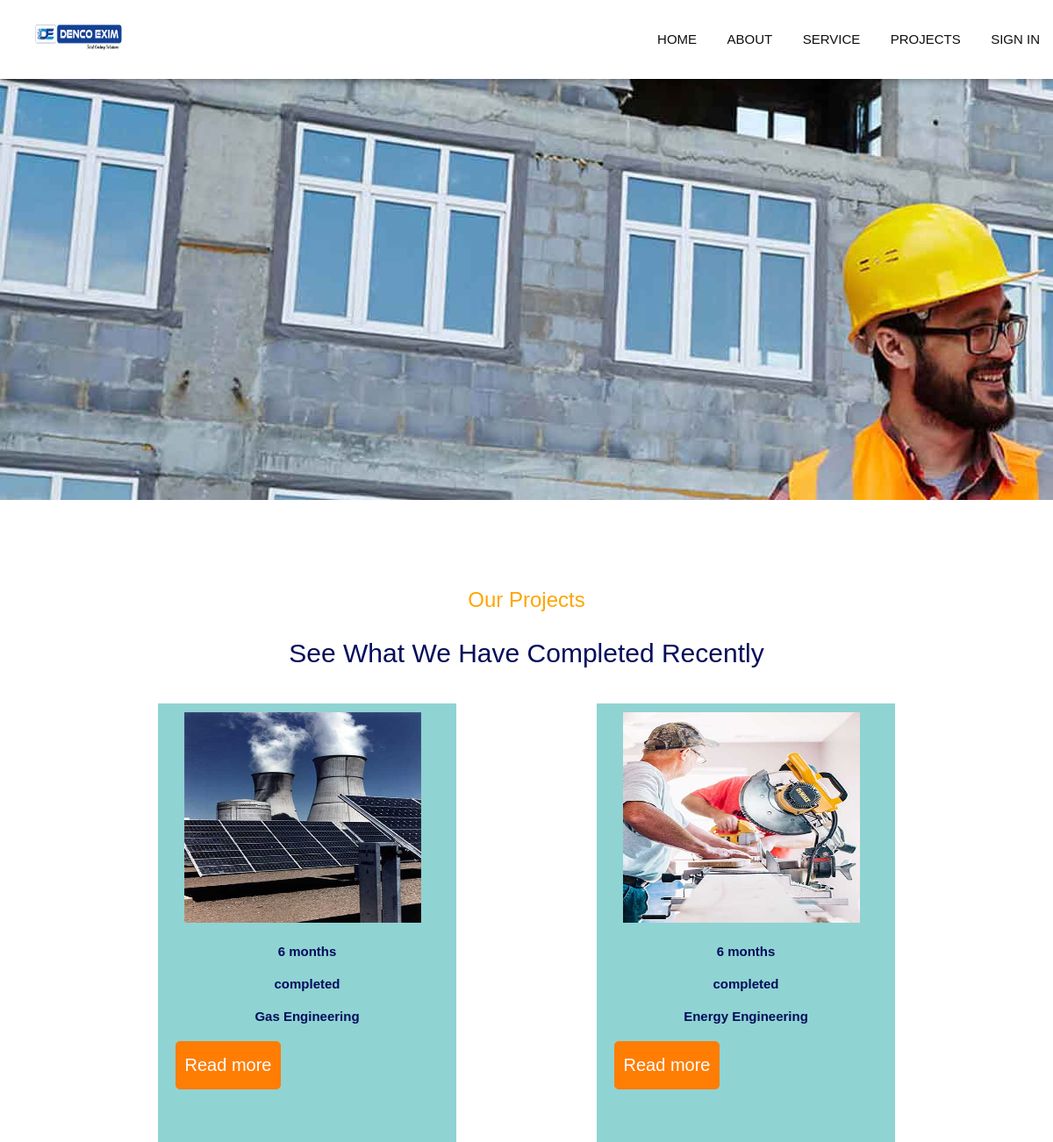
Screenshot of /project with the database file from the repository.
### jobapp/models.py (models this page shows)
class Projects(models.Model):
    name = models.CharField(max_length=250)
    project_image = models.FileField()
    description = models.CharField(max_length=500)
    duration = models.CharField(max_length=200)
    status = models.CharField(max_length=100)

### jobapp/views.py (the view)
# urls.py: path('project', views.project, name='project'),
def project(request):
    a=Projects.objects.all()
    g={
        'pass':a
    }
    return render(request,'project.html',g)

### templates/project.html (shortened to what this page needs)
<!DOCTYPE html>
<html lang="en">
{%load static%}
<head>
    <link rel="stylesheet" href="{% static 'style.css' %}">
</head>
<body>
<section>
    <nav>
    <div class="logo">
        <img src="{% static 'den.jpg'%}" alt="">
    </div>
          <ul>
            <li><a href="home">HOME</a></li>
            <li><a href="about">ABOUT</a></li>
            <li><a href="service">SERVICE</a></li>
            <li><a href="project">PROJECTS</a></li>
            <li><a href="log">SIGN IN</a></li>
           </ul>
        </nav>
</section>
<div class="collect">
    <div class="pro">
            <img src="{% static 'pic1.jpg'%}">
        </div>
    <h2>Our Projects</h2>
    <h1>See What We Have Completed Recently</h1>
    <div class="row">
        {% for i in pass%}
        <div class="cover">
            <img src="{{i.project_image.url}}">
            <h5 >{{i.duration}}</h5>
            <h5>{{i.status}}</h5>
            <h5 class="name">{{i.name}}</h5>
            <button class="swi">Read more</button>
        </div>
        {% endfor %}
        </div>
    </div>
</body>
</html>

### static/style.css (style rules this page uses)
* { padding: 0%; margin: 0%; box-sizing: border-box; font-family: sans-serif; }
section { width: 100%; height:90px; }
section nav { height:90px; display: flex; justify-content:space-between; align-items: center; position: fixed; left: 0%; right: 0%; background-color: white; box-shadow: 0 0 10px rgba(0,0,0,0.5); z-index: 1000; }
section nav .logo img { width: 100px; height:30px; cursor: pointer; margin: 10px 40px; }
section nav ul { list-style: none; }
section nav li { display: inline-block; margin: 0 15px; }
section nav li a { text-decoration: none; color: rgb(15, 15, 15); font-size: 15px; font-weight: 100; transition: 0.1s; }
button { width: 120px; padding: 15px 0; text-align: center; margin: 20px 20px; border-radius: 5px; font-size:20px; border: 1px solid rgb(255, 125, 3); background-color:rgb(255, 125, 3);; color: white; cursor: pointer; position: relative; overflow: hidden; }

### templates/project.html (style rules this page uses)
.pro { object-fit:cover; object-position:top; height:60vh; overflow:hidden; }
.collect h2 { color:orange; font-weight: 400; text-align :center; padding-top:100px; }
.collect h1 { color: rgb(4, 13, 91); font-size:30px; font-weight: 400; text-align :center; padding:30px; }
.row { padding-top:10px; width: 1000px; margin: auto; display: flex; justify-content:space-around; align-items: center; }
.cover { width: 340px; height: 500px; background-color: rgba(46, 172, 172, 0.53); }
.cover img { padding-top:10px; width: 300px; height:250px; padding-left:30px; }
.cover h5 { font-size:15px; font-weight:bold; padding-top:20px; color: rgb(4, 13, 91); text-align:center; }
.name { font-size:20px; }

### rows the page displays
Projects: project_image (picture), duration "6 months", status "completed", name "Gas Engineering"
Projects: project_image (picture), duration "6 months", status "completed", name "Energy Engineering"
